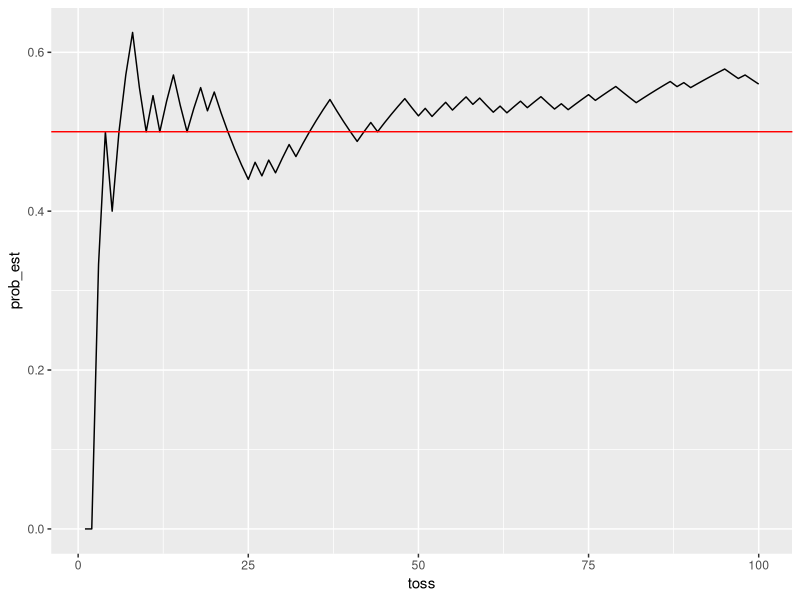
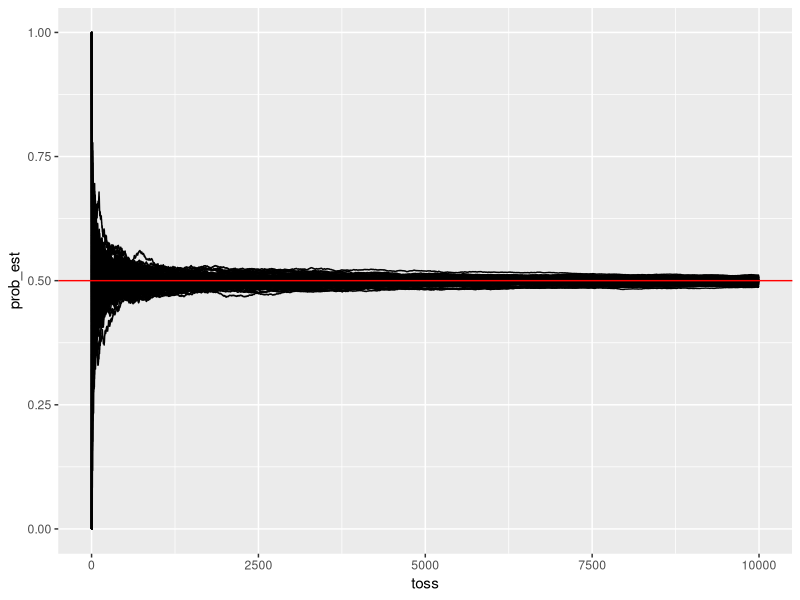
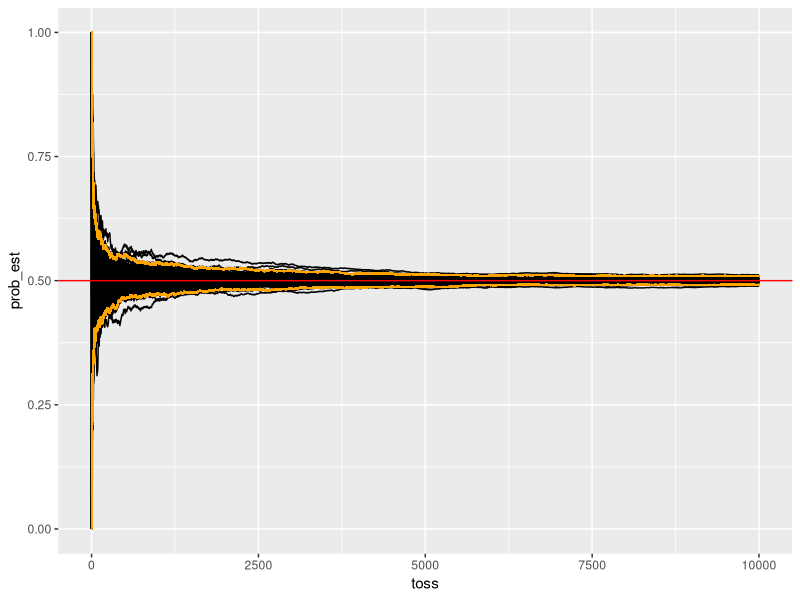
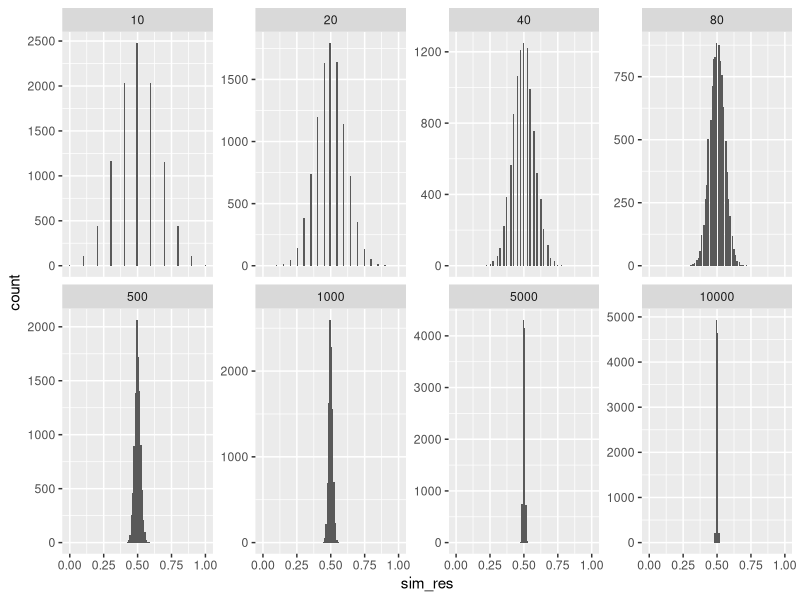
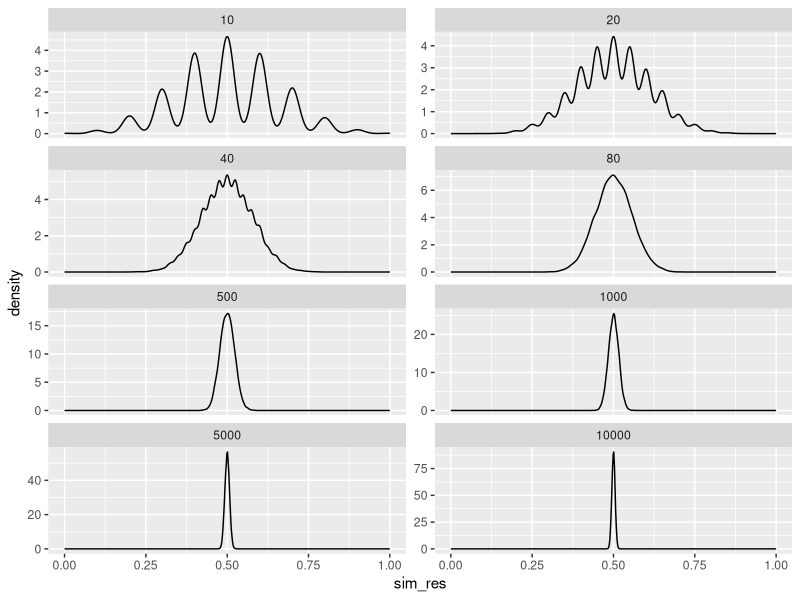
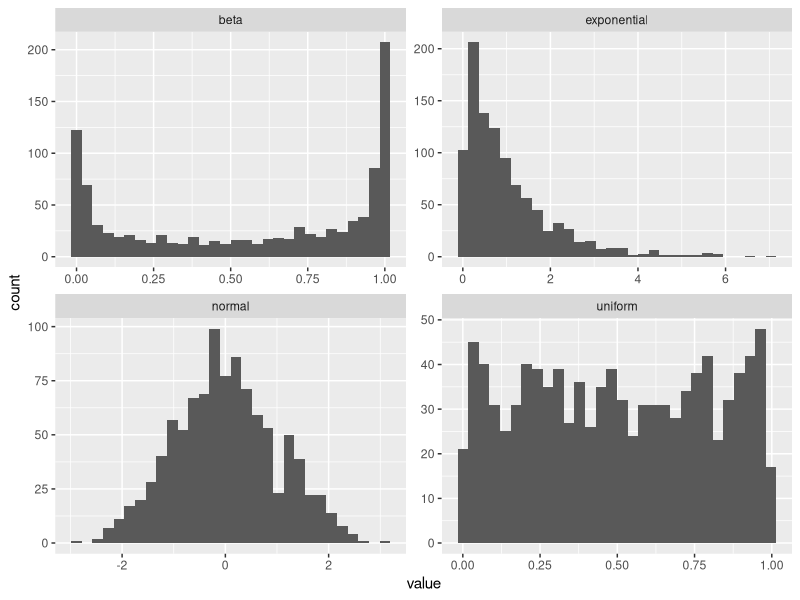
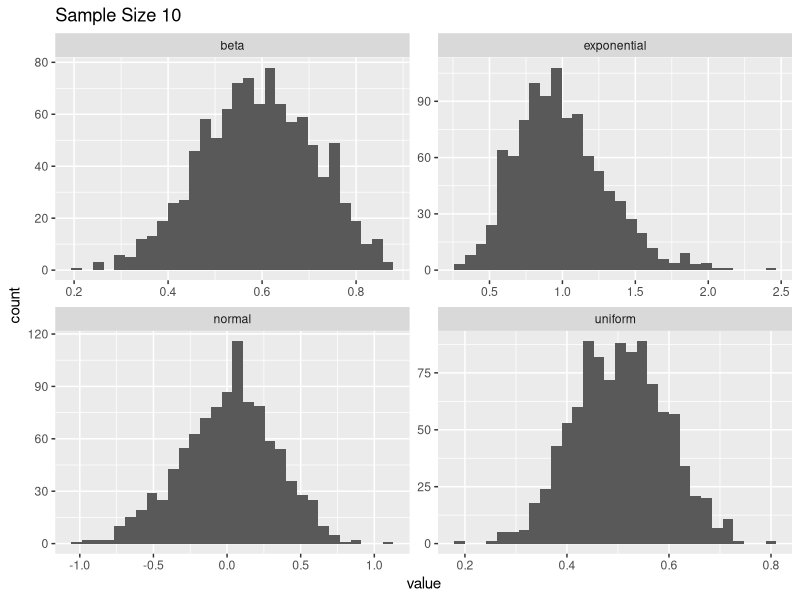
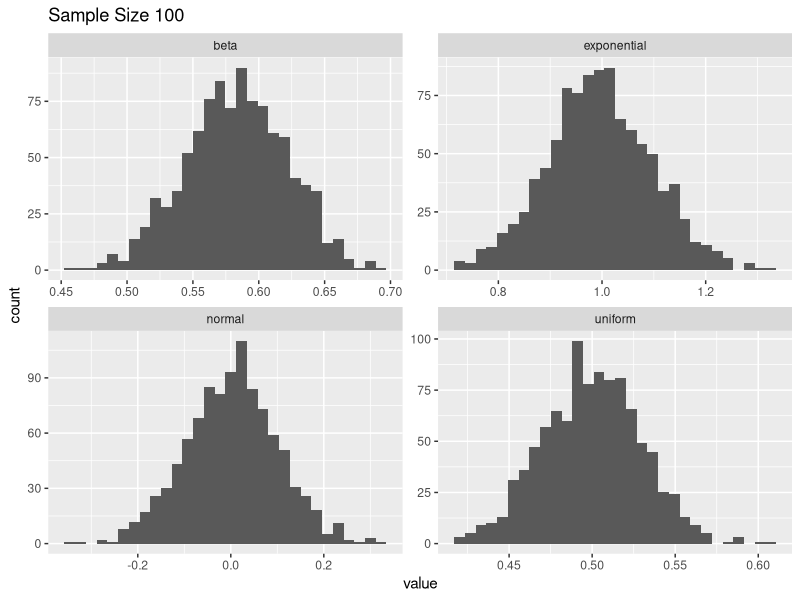

Generate these figures, in order, with R:

library(tidyverse)
#####
## This script provides some examples for understraning probability theory
## using simulation models


##############################
#### Law of Large Numbers ####
##############################

# Flip a coin and count how often heads comes up

# A couple of options for flipping a coin 10 times
sample(c("Heads","Tails"),size = 10, replace = TRUE)
rbinom(n=10,size = 1, prob = 0.5) # Here we could set heads = 1


# single trial - return results as a tibble
single_trial <- function(n, p = 0.5){
  
  # draw the random values
  res <- rbinom(n=n,size = 1, prob = p)
  
  # create a tibble of outputs
  tibble(toss=1:n) %>% 
    mutate(res=res,
           total_heads=cumsum(res),
           prob_est=total_heads/toss)
}

single_trial(10)

# plot results of single trial
single_trial(100) %>% 
  ggplot(aes(toss,prob_est)) +
  geom_line() +
  geom_hline(aes(yintercept = 0.5),color="red")

# replicate results
sim_coin <- function(n, p = 0.5, replicates = 1){
  
  tibble(repl=as.factor(1:replicates)) %>% 
    mutate(sim_res=map(repl,~single_trial(n=n,0.5))) %>% 
    unnest(sim_res)
  
}


sim_coin(10000,replicates = 100) %>% 
  ggplot(aes(toss,prob_est,order = repl)) +
  geom_line() +
  geom_hline(aes(yintercept = 0.5),color="red")


## Replicate Simulations -------------------------------------------------------
sim_coin <- function(n, p = 0.5, replicates = 1){
  
  tibble(repl=as.factor(1:replicates)) %>% 
    mutate(sim_res=map(repl,~single_trial(n=n,0.5))) %>% 
    unnest(sim_res)
  
}


sim_coin(10000,replicates = 100) %>% 
  group_by(toss) %>% 
  mutate(upr = quantile(prob_est,probs=0.975),
            lwr = quantile(prob_est,probs=0.025)) %>% 
  ggplot(aes(toss,prob_est,order = repl)) +
  geom_line() +
  geom_hline(aes(yintercept = 0.5),color="red") +
  geom_line(aes(y=upr),color = "orange") +
  geom_line(aes(y=lwr), color = "orange")


## Plotting the distribution for different sample sizes ------------------------

rbinom(n=10,size = 100, prob = 0.5)

rbinom(n=10,size = 100, prob = 0.5)/100

flip_many <- function(flips,repl = 100){
  rbinom(n=repl,size = flips, prob = 0.5)/flips
}


sample_sizes <- c(10,20,40,80,500,1000,5000,10000)

#pdf(file = "figs/prob_theory/LLN_fig.pdf",width = 10,height = 5)
tibble(sample_size = sample_sizes) %>% 
  mutate(sim_res = map(sample_size,~flip_many(flips = ., repl = 10000))) %>% 
  unnest(sim_res) %>% 
  ggplot(aes(sim_res)) +
  geom_histogram(bins = 100) +
  facet_wrap(~sample_size, scales = "free_y", ncol = 4)
#dev.off()

tibble(sample_size = sample_sizes) %>% 
  mutate(sim_res = map(sample_size,~flip_many(flips = ., repl = 10000))) %>% 
  unnest(sim_res) %>% 
  ggplot(aes(sim_res)) +
  geom_density() +
  facet_wrap(~sample_size, scales = "free_y", ncol = 2)


###############################
#### Central Limit Theorem ####
###############################

# Draw random values from different distributions ------------------------------

n <- 10

rnorm(n)
runif(n)
rexp(n)
rbeta(n, 0.35, 0.25)

tibble(normal=rnorm(n),
       uniform=runif(n),
       exponential=rexp(n),
       beta=rbeta(n, 0.35, 0.25))

draw_rand_vals <- function(n){
  tibble(normal=rnorm(n),
         uniform=runif(n),
         exponential=rexp(n),
         beta=rbeta(n, 0.35, 0.25))
}

draw_rand_vals(100)

## plot distribution of random variables ---------------------------------------

#pdf(file = "figs/prob_theory/clt_dist.pdf",width = 10,height = 6)
draw_rand_vals(1000) %>% 
  pivot_longer(cols = normal:beta,names_to = "distribution") %>% 
  ggplot(aes(value)) +
  geom_histogram() +
  facet_wrap(~distribution, scales = "free")
#dev.off()

## draw random values and compute means ----------------------------------------

draw_rand_vals(1000) %>% 
  summarise_all(mean)

# turn this into a function for use later
draw_rand_means <- function(n){
  draw_rand_vals(n) %>% 
    summarise_all(mean)
}
draw_rand_means(100)
draw_rand_means(1000)

## replicate drawing random values and computing means

# suppose we wanted to draw 100 random values for each distribution, compute the 
# mean and then replicate this 10 different times:
tibble(trial = 1:10) %>% 
  mutate(res = map(trial, ~draw_rand_means(n = 100))) %>% 
  unnest(res)

# lets turn this into a function
clt_sim <- function(n = 10, trials = 2){
  
  tibble(trial = 1:trials) %>% 
    mutate(res = map(trial,~draw_rand_means(n=n))) %>% 
    unnest(res)
}

## plot results demonstrating the central limit theorem ------------------------

# Draw sample size = 2 random values, compute the mean, and repeat this 
# experiment 1000 times
pdf(file = "figs/prob_theory/clt_n2.pdf",width = 10,height = 6)
clt_sim(n=2,trials=1000) %>% 
  pivot_longer(cols = normal:beta,names_to = "distribution") %>% 
  ggplot(aes(x=value)) +
  geom_histogram(bins = 20) +
  facet_wrap(~distribution,scales = "free") +
  ggtitle("Sample Size 2")
dev.off()

# Draw sample size = 10 random values, compute the mean, and repeat this 
# experiment 1000 times
#pdf(file = "figs/prob_theory/clt_n10.pdf",width = 10,height = 6)
clt_sim(n=10,trials=1000) %>% 
  pivot_longer(cols = normal:beta,names_to = "distribution") %>% 
  ggplot(aes(x=value)) +
  geom_histogram(bins = 30) +
  facet_wrap(~distribution,scales = "free") +
  ggtitle("Sample Size 10")
#dev.off()

# Draw sample size = 100 random values, compute the mean, and repeat this 
# experiment 1000 times
#pdf(file = "figs/prob_theory/clt_n100.pdf",width = 10,height = 6)
clt_sim(n=100,trials=1000) %>% 
  pivot_longer(cols = normal:beta,names_to = "distribution") %>% 
  ggplot(aes(x=value)) +
  geom_histogram(bins = 30) +
  facet_wrap(~distribution,scales = "free") +
  ggtitle("Sample Size 100")
#dev.off()


# try out the same thing for the median
draw_rand_medians <- function(n){
  tibble(normal=rnorm(n),
         uniform=runif(n),
         exponential=rexp(n),
         beta=rbeta(n, 0.35, 0.25)) %>% 
    summarise_all(median)
}

# update the clt_sim function to allow for median
clt_sim <- function(n = 10, trials = 2, estimator = "mean"){
  
  if (estimator == "mean"){
    tibble(trial = 1:trials) %>% 
      mutate(res = map(trial,~draw_rand_means(n=n))) %>% 
      unnest(res)
  } else if (estimator == "median"){
    tibble(trial = 1:trials) %>% 
      mutate(res = map(trial,~draw_rand_medians(n=n))) %>% 
      unnest(res)
  }
}

# plot results
clt_sim(n=100,trials=1000,estimator = "median") %>% 
  pivot_longer(cols = normal:beta,names_to = "distribution") %>% 
  ggplot(aes(x=value)) +
  geom_histogram(bins = 20) +
  facet_wrap(~distribution,scales = "free") 

##############################
#### Confidence Intervals ####
##############################

# Here we demonstrate the connection between sample size and confidence 
# intervals. We start by using simulation to demonstrate the correct 
# interpretation of a confidence interval. We next repeat an experiment where 
# we draw random values from a known distribution for a given sample size, then
# we construct the quantiles around the mean values we obtain for the various 
# experiments


## Experiment 1 - Confirm Interpretation of CI ---------------------------------
alpha <- .05   # level of signifigance 
zval <- qnorm(1-alpha/2)  # z-value to be used for computing the CI

# function to draw a random sample and compute sample CI
sample_norm <- function(n){
  draw_vals <- rnorm(n) # draw random normal values 
  mean_draw <- mean(draw_vals) # compute the mean of the sample
  sample_bound <- zval*sqrt(var(draw_vals) / n) # construct the bounds for the CI
  
  # return the CI as a tibble
  tibble(low = mean_draw - sample_bound, 
         high = mean_draw + sample_bound)
}

# Count the number of times the simulated confidence interval contained the 
# true value

# generate results
sim_results <- tibble(trial=1:10000) %>% 
  mutate(res=map(trial,~sample_norm(100))) %>% 
  unnest() 
# calculate number of times contained
sim_results %>%   
  mutate(contains_true=(low<0 & high>0)) %>%  # 0 is the true mean value
  summarise(sum(contains_true)/n())

## A second set of experiments, deriving the confidence values -----------------

# A function to randomly compute the mean value of set of random values from the
# normal distribution with sample_size=10, then repeat times=100 different times
sim_norm <- function(sample_size=10,times=100){
  sapply(1:times,function(x) mean(rnorm(n=sample_size)))
}

sim_norm(10,10)
sim_norm(sample_size=100,times=10)

## Experiment 2 - sample of size 10 --------------------------------------------

# set the parameters for the known sampling distribution
mean <- 0
sd <- 1
n <- 10
alpha <- 0.05

# z statistic
qnorm(1-alpha/2)

# If we were constructing a CI it would be formed by adding and subtracting the 
# following margin of error with the mean
qnorm(1-alpha/2)*sqrt(sd^2/n)

# generate using simulation
sim_results <- sim_norm(sample_size = n, times = 100000)

# calculate quantiles across mean values
quantile(sim_results,probs = c(0.025,0.975))

# a simulated mean and CI (a type of bootstrapped based CI)
mean(sim_results)
quantile(sim_results,probs = c(0.025,0.975))

# Experiment 3 - sample of size 100 --------------------------------------------
mean <- 0
sd <- 1
n <- 100
alpha <- 0.05

# CI - mean +/- the following
qnorm(1-alpha/2)*sqrt(sd^2/n)

sim_results <- sim_norm(sample_size = 100, times = 100000)

# a simulated mean and CI 
mean(sim_results)
quantile(sim_results,probs = c(0.025,0.975))



